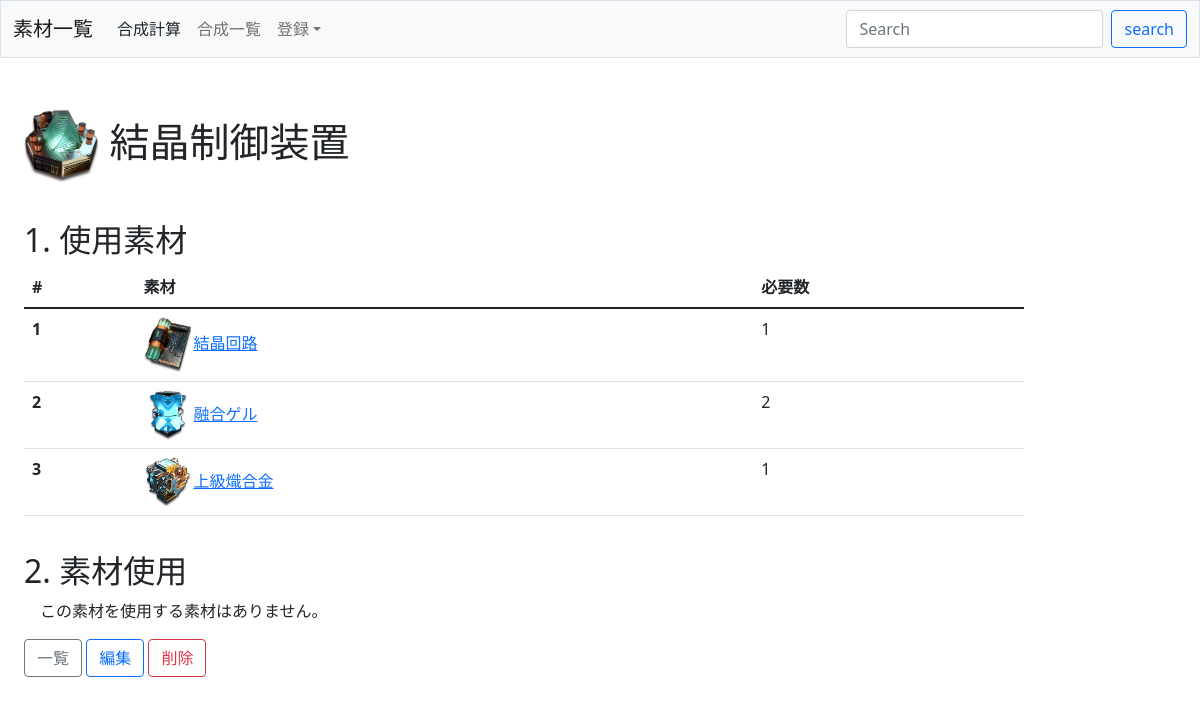
The page /composite/detail/36/ on the database its author committed.
### composite/models.py (models this page shows, shortened)
class Item(models.Model):
    name = models.CharField(max_length=100, unique=True)
    thumbnail = models.ImageField()
    rarity = models.CharField(
        max_length=100,
        choices=RARITY
    )

class Composite(models.Model):
    item = models.ForeignKey(
        Item,
        on_delete=models.CASCADE,
        related_name='composite_items',
    )
    material = models.ForeignKey(
        Item,
        on_delete=models.CASCADE,
        related_name='composite_materials',
    )
    quantity = models.PositiveIntegerField(default=1)

### composite/views.py (the view)
# urls.py: path('composite/detail/<int:pk>/', views.DetailCompView.as_view(), name='detail-composite'),
class DetailCompView(DetailView):
    template_name = 'composite/comp_detail.html'
    model = Item
    def get_context_data(self, **kwargs):
        context = super().get_context_data(**kwargs)
        item_name = self.object.name
        composite_items = Composite.objects.filter(item__name=item_name)
        use_items = Composite.objects.filter(material__name=item_name)
        context['item_name'] = item_name
        context['composite_items'] = composite_items
        context['use_items'] = use_items
        return context

### composite/templates/composite/comp_detail.html (shortened to what this page needs)
{% extends 'base.html' %}
{% block h1 %}<img src="{{ item.thumbnail.url }}" alt="{{ item.name }}" style="max-width: 75px;"> {{ item_name }}{% endblock %}
{% block content %}
    <h2>1. 使用素材</h2>
    {% if composite_items %}
        <table class="table" style="max-width: 1000px;">
            <thead>
                <tr>
                    <th scope="col">#</th>
                    <th scope="col">素材</th>
                    <th scope="col">必要数</th>
                </tr>
            </thead>
            <tbody>
                {% for composite in composite_items %}
                    <tr>
                        <th scope="row">{{ forloop.counter }}</th>
                        <td><a href="{% url 'detail-composite' composite.material.pk %}"><img src="{{ composite.material.thumbnail.url }}" alt="{{ composite.material.name }}" style="width: 50px;">{{ composite.material.name }}</a></td>
                        <td>{{ composite.quantity }}</td>
                    </tr>
                {% endfor %}
            </tbody>
        </table>
    {% else %}
        <p>　この素材に合成素材はありません。</p>
    {% endif %}
    <h2>2. 素材使用</h2>
    {% if use_items %}
        <table class="table" style="max-width: 1000px;">
            <thead>
                <tr>
                    <th scope="col">#</th>
                    <th scope="col">使用</th>
                    <th scope="col">使用数</th>
                </tr>
            </thead>
            <tbody>
                {% for use in use_items %}
                    <tr>
                        <th scope="row">{{ forloop.counter }}</th>
                        <td><a href="{% url 'detail-composite' use.item.pk%}"><img src="{{ use.item.thumbnail.url }}" alt="{{ use.item.name }}" style="width: 50px;">{{ use.item.name }}</a></td>
                        <td>{{ use.quantity }}</td>
                    </tr>
                {% endfor %}
            </tbody>
        </table>
    {% else %}
        <p>　この素材を使用する素材はありません。</p>
    {% endif %}
    <div class="text-right">
        <a href="{% url 'search-item' %}" class="btn btn-outline-secondary">一覧</a>
        <a href="{% url 'update-item' item.pk %}" class="btn btn-outline-primary">編集</a>
        <a href="{% url 'delete-item' item.pk %}" class="btn btn-outline-danger">削除</a>
    </div>
{% endblock %}

### composite/static/composite/css/style.css (style rules this page uses)
img { object-fit: contain; width: 100%; height: 100%; }
h2 { clear: both; padding-top: 20px; }

### composite/templates/base.html (style rules this page uses)
img { object-fit: contain; width: 100%; height: 100%; }
h2 { clear: both; padding-top: 20px; }

### rows shown on the page
Item: thumbnail (picture), name "結晶制御装置"
Composite: material.thumbnail (picture), material.name "結晶回路", quantity "1"
Composite: material.thumbnail (picture), material.name "融合ゲル", quantity "2"
Composite: material.thumbnail (picture), material.name "上級熾合金", quantity "1"
